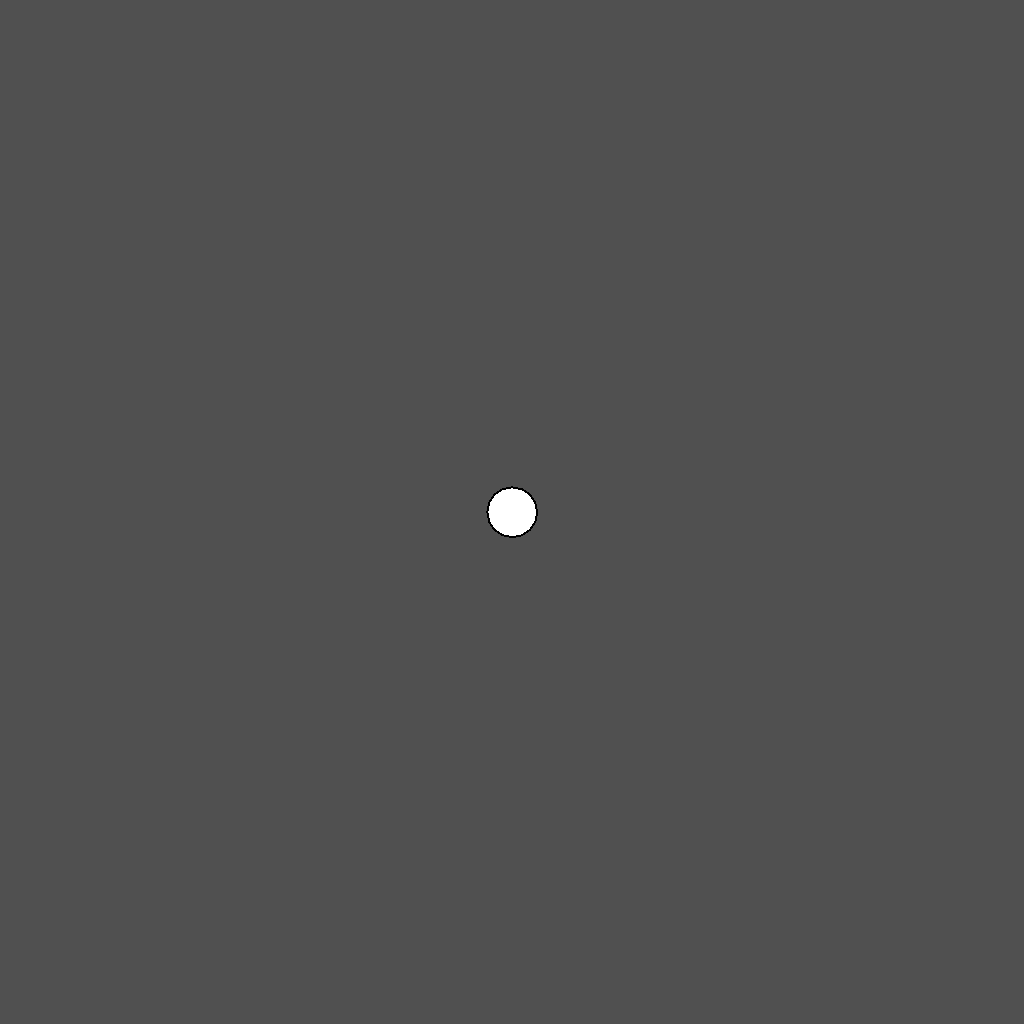
Frame 1 (no input)
Frame 60 (the mouse pressed at the canvas centre just before this capture): identical to frame 1, image omitted
Frame 120 (the mouse held since frame 60 and released just before this capture): identical to frame 1, image omitted

The Processing sketch that drew this single still picture (run headless with seeded random() and noise(); from frame 60 on, the mouse is pressed at the canvas centre):

// Processing sketch: lecture_241016f_switch
// ── lecture_241016f_switch.pde
PVector player;

void setup(){
  player = new PVector(width/2, height/2);
  
  size(1024, 1024);
  background(80);
  strokeWeight(2);
  noSmooth();
}

void draw(){
  circle(player.x, player.y, 50);
}

void keyReleased(){
  switch(key){
    case 'w':
    case 'W':
      player.y -= 1;
      break;
    case 'a':
    case 'A':
      player.x -= 1;
      break;
    case 's':
    case 'S':
      player.y += 1;
      break;
    case 'd':
    case 'D':
      player.x += 1;
      break;
  }
}
